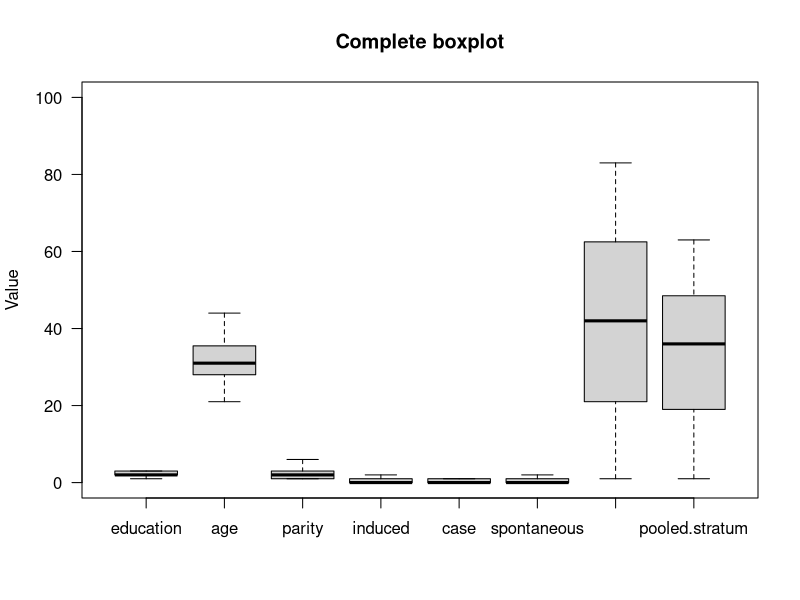
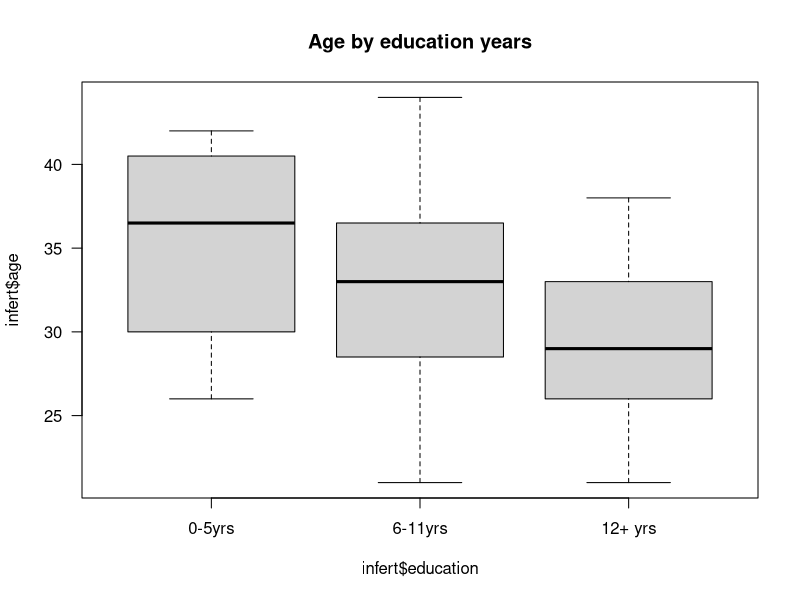
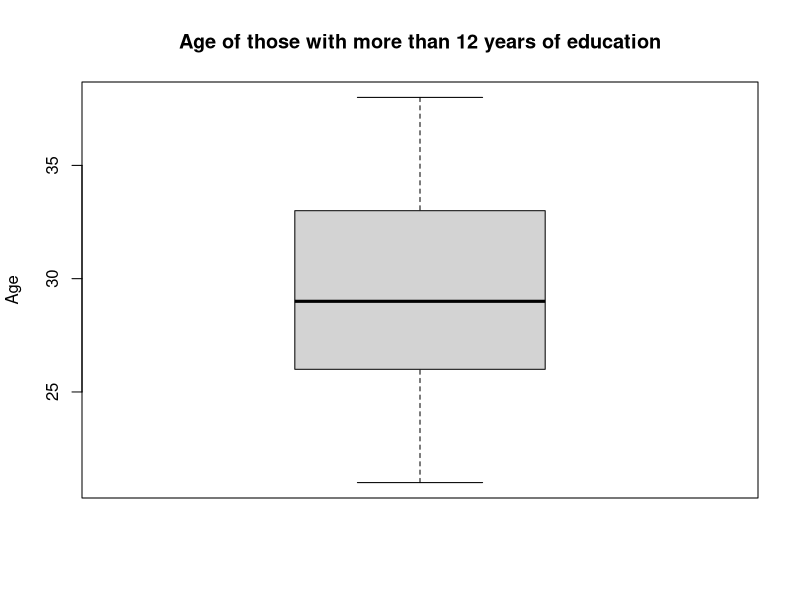
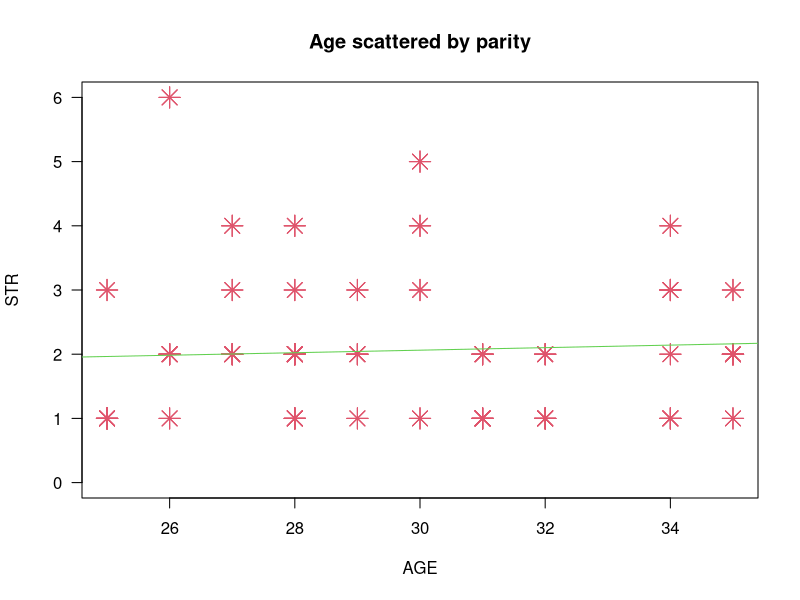
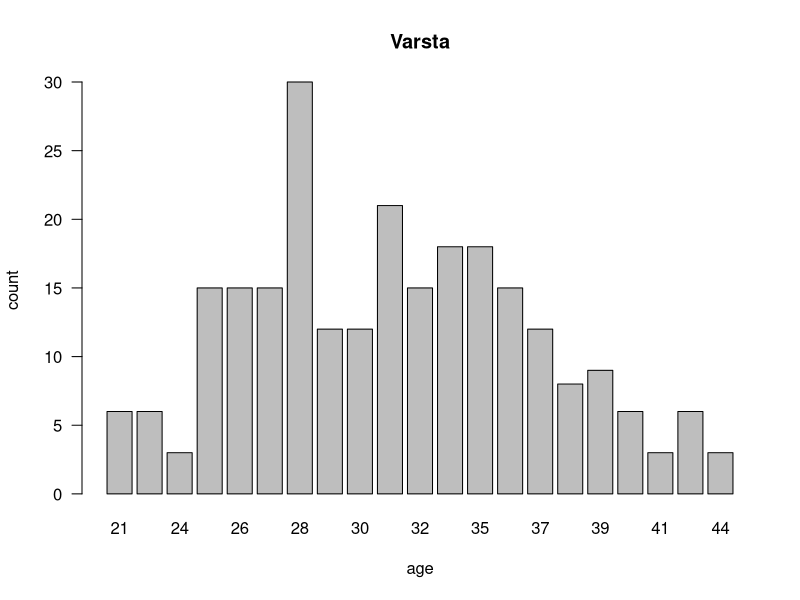
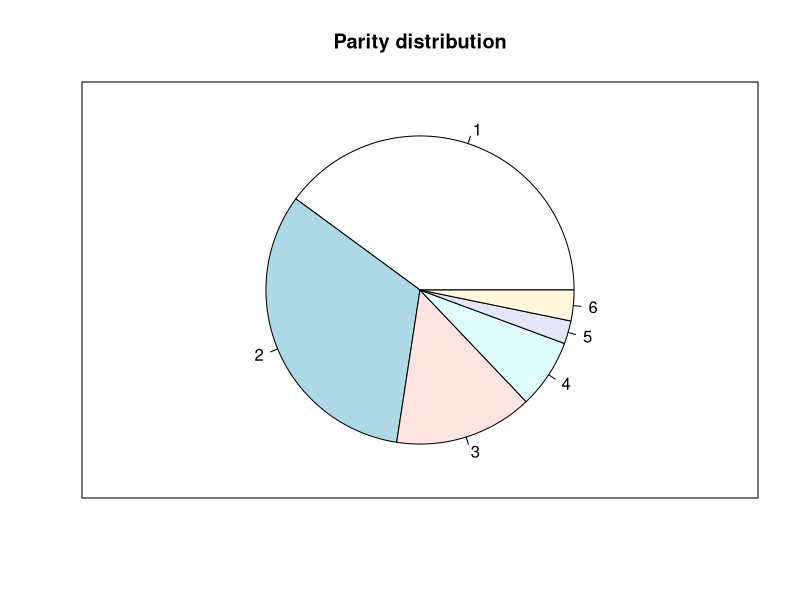

These charts were generated, in order, by the following R code:
newLine <- function () {
  blank <- matrix()
  rownames(blank) <- ""
  colnames(blank) <- ""
  print(blank, na.print = "")
}
justTheString <- function (str) {
  blank <- matrix()
  rownames(blank) <- str
  colnames(blank) <- ""
  print(blank, na.print = "")
}

solve1 <- function () { 
  
  justTheString ("Datasetul: infert")
  newLine()
  
  # Media si Varianta
  tab <- matrix (rep(0, 2*7), nrow = 2, ncol = 7)
  rownames(tab) <- c("Media", "Varianta")
  colnames(tab) <- names(infert)[2:8]
  for (i in 1:7) {
    tab[1, i] <- floor(mean(infert[,i+1]) * 100) / 100
    tab[2, i] <- floor(var (infert[,i+1]) * 100) / 100
  }
  print (tab)
  newLine()
  
  justTheString ("Quantile")
  
  tab <- matrix (rep(0, 7*11), nrow = 7, ncol = 11)
  rownames(tab) <- names(infert)[2:8]
  colnames(tab) <- strsplit(paste (strsplit(toString(0:11 * 10), ", ")[[1]], collapse = "% "), " ")[[1]][1:11]

  
  for (i in 1:7) {
    tab[i,] <- quantile(infert[,i+1], probs = (0:10 / 10))
  }
  print (tab)
  newLine()
  
  #different boxplots for comparing
  boxplot(infert, main="Complete boxplot", ylab="Value", ylim=c(0,100), las=1) #un boxplot cu toate datele din infert
  boxplot(infert$age ~ infert$education, main="Age by education years", las=1) #un boxplot care afiseaza varsta persoanelor in functie de educatie
  boxplot(infert$age[infert$education=="12+ yrs"], main="Age of those with more than 12 years of education", ylab="Age") #boxplotul afiseaza varsta celor cu 12+ ani de educatie
  
  #interpretari grafice
  cor(infert$age, infert$parity)
  plot(infert$age, infert$parity, main = "Age scattered by parity", xlab = "AGE", ylab= "STR",las=1, xlim=c(25,35), ylim = c(0,6), cex=2, pch=8, col=2)
  abline(lm(infert$parity~infert$age), col=3)
  
  count<-table(infert$age)
  percent<-table(infert$parity)/248
  barplot(count, main="Varsta", ylab="count",xlab="age",las=1)
  pie(percent, main = "Parity distribution")
  box()
}

solve1()
